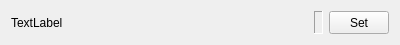
<?xml version="1.0" encoding="UTF-8"?>
<ui version="4.0">
 <class>JoyConfigInputWidget</class>
 <widget class="QWidget" name="JoyConfigInputWidget">
  <property name="geometry">
   <rect>
    <x>0</x>
    <y>0</y>
    <width>400</width>
    <height>45</height>
   </rect>
  </property>
  <property name="windowTitle">
   <string>Form</string>
  </property>
  <layout class="QHBoxLayout" name="horizontalLayout">
   <item>
    <widget class="QLabel" name="label">
     <property name="maximumSize">
      <size>
       <width>16777215</width>
       <height>30</height>
      </size>
     </property>
     <property name="frameShape">
      <enum>QFrame::NoFrame</enum>
     </property>
     <property name="text">
      <string>TextLabel</string>
     </property>
    </widget>
   </item>
   <item>
    <spacer name="horizontalSpacer">
     <property name="orientation">
      <enum>Qt::Horizontal</enum>
     </property>
     <property name="sizeHint" stdset="0">
      <size>
       <width>40</width>
       <height>20</height>
      </size>
     </property>
    </spacer>
   </item>
   <item>
    <widget class="QLabel" name="label_2">
     <property name="maximumSize">
      <size>
       <width>120</width>
       <height>30</height>
      </size>
     </property>
     <property name="frameShape">
      <enum>QFrame::Panel</enum>
     </property>
     <property name="frameShadow">
      <enum>QFrame::Sunken</enum>
     </property>
     <property name="text">
      <string>&lt;not set&gt;</string>
     </property>
     <property name="alignment">
      <set>Qt::AlignHCenter|Qt::AlignTop</set>
     </property>
    </widget>
   </item>
   <item>
    <widget class="QPushButton" name="pushButton">
     <property name="maximumSize">
      <size>
       <width>60</width>
       <height>30</height>
      </size>
     </property>
     <property name="text">
      <string>Set</string>
     </property>
    </widget>
   </item>
  </layout>
 </widget>
 <resources/>
 <connections/>
</ui>
